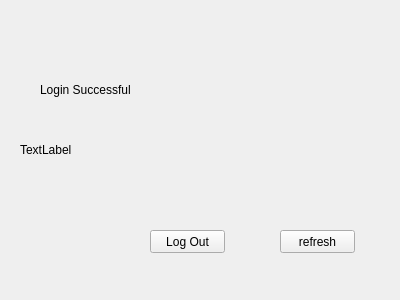
<?xml version="1.0" encoding="UTF-8"?>
<ui version="4.0">
 <class>Form</class>
 <widget class="QWidget" name="Form">
  <property name="geometry">
   <rect>
    <x>0</x>
    <y>0</y>
    <width>400</width>
    <height>300</height>
   </rect>
  </property>
  <property name="windowTitle">
   <string>Form</string>
  </property>
  <widget class="QLabel" name="label">
   <property name="geometry">
    <rect>
     <x>40</x>
     <y>80</y>
     <width>311</width>
     <height>20</height>
    </rect>
   </property>
   <property name="text">
    <string>Login Successful</string>
   </property>
  </widget>
  <widget class="QPushButton" name="pushButton">
   <property name="geometry">
    <rect>
     <x>150</x>
     <y>230</y>
     <width>75</width>
     <height>23</height>
    </rect>
   </property>
   <property name="text">
    <string>Log Out</string>
   </property>
  </widget>
  <widget class="QLabel" name="hellouserlabel">
   <property name="geometry">
    <rect>
     <x>20</x>
     <y>140</y>
     <width>351</width>
     <height>20</height>
    </rect>
   </property>
   <property name="text">
    <string>TextLabel</string>
   </property>
  </widget>
  <widget class="QPushButton" name="refreshbutton">
   <property name="geometry">
    <rect>
     <x>280</x>
     <y>230</y>
     <width>75</width>
     <height>23</height>
    </rect>
   </property>
   <property name="text">
    <string>refresh</string>
   </property>
  </widget>
 </widget>
 <resources/>
 <connections/>
</ui>
